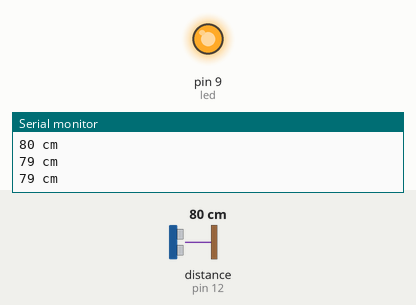
A sketch run on a simulated Arduino Uno, built with avr-gcc and run on an emulated ATmega328P. Shown: output pins drawn as LEDs (lit = HIGH), the last lines printed to the serial monitor. Wiring (inferred from the names in the program): ultrasonic range finder: trigger pin 13; echo pin 12. The inputs (shaded band) are chosen by the test bench; at power-on: distance to the obstacle (sensor on pin 12) 80 cm. The echo pulse lasts 58.3 µs per cm; pins used as bus, display or sensor lines are not drawn.

Above: at 1.3 s.
1.4 s: distance to the obstacle (sensor on pin 12) set to 2 cm
At 2.7 s:
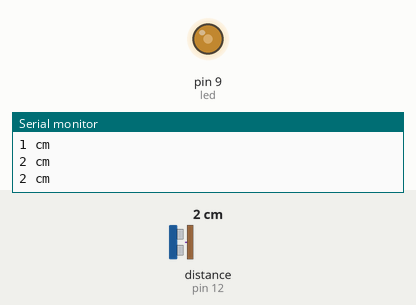
3.5 s: distance to the obstacle (sensor on pin 12) set to 250 cm
At 4.4 s:
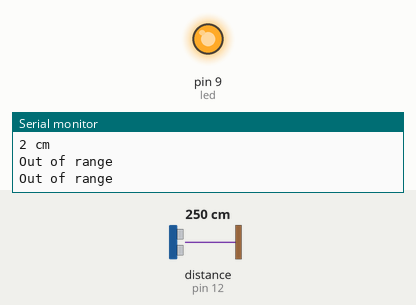
Timing chart, 0 to 6.5 s (numbered marks = the images above; inputs shaded):
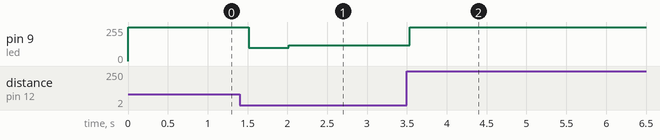

The sketch:

Distance.ino
```cpp
/*
 HC-SR04 Ping distance sensor]
 VCC to arduino 5v GND to arduino GND
 Echo to Arduino pin 13 Trig to Arduino pin 12
 Red POS to Arduino pin 11
 Green POS to Arduino pin 10
 220 ohm resistor to LED
 More info at: http://goo.gl/kJ8Gl
 Original code improvements to the Ping sketch sourced from Trollmaker.com
 Some code and wiring inspired by http://en.wikiversity.org/wiki/User:Dstaub/robotcar
 */

#define trigPin 13
#define echoPin 12
#define led 9


void setup() {
  Serial.begin (9600);
  pinMode(trigPin, OUTPUT);
  pinMode(echoPin, INPUT);
  pinMode(led, OUTPUT);
}

void loop() {
  long duration, distance;
  digitalWrite(trigPin, LOW);  // Added this line
  delayMicroseconds(2); // Added this line
  digitalWrite(trigPin, HIGH);
//  delayMicroseconds(1000); - Removed this line
  delayMicroseconds(10); // Added this line
  digitalWrite(trigPin, LOW);
  duration = pulseIn(echoPin, HIGH);
  distance = (duration/2) / 29.1;
  analogWrite(led, duration);
  if (distance >= 200 || distance <= 0){
    Serial.println("Out of range");
  }
  else {
    Serial.print(distance);
    Serial.println(" cm");
//    Serial.println(duration);
  }
  delay(500);
}
```

Measured:
- after the input at 1.4 s, pin 9 (led): 255/255 → 98/255 after 0.12 s, → 118/255 0.50 s later
- after the input at 3.5 s, pin 9 (led): 118/255 → 255/255 at once
